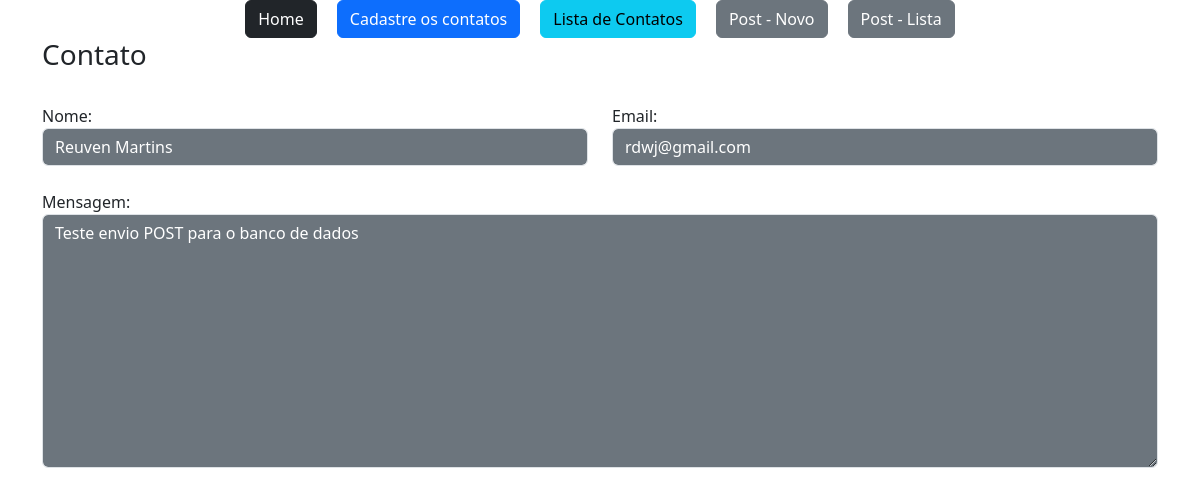
The app's page /contato/2 (signed in) with its own data.
### webpage/models.py (models this page shows)
class Contatos(db.Model):
    id = db.Column(db.Integer, primary_key=True)
    data_de_criacao = db.Column(db.DateTime, default=datetime.utcnow)
    nome = db.Column(db.String, nullable=True)
    email = db.Column(db.String, nullable=True)
    mensagem = db.Column(db.String, nullable=True)
    respondido = db.Column(db.Integer, default=0)

### webpage/views.py (the view)
@app.route('/contato/<int:id>')
@login_required
def contatoDetail(id):
    obj = Contatos.query.get(id)
    return render_template('contato_detail.html', obj= obj)

### webpage/models.py (called while the page is built)
@login_manager.user_loader
def load_user(user_id):
    return User.query.get(user_id)

### webpage/templates/contato_detail.html
{% extends "base.html" %}
{% block content %}
<div class="container ">
    {% include "nav.html" %}
    <div class='row md-4'>
        <h3>Contato</h3>
        <div class='col-md-6 mt-4'>
            Nome:
            <input type='text' value="{{obj.nome}}"class='form-control bg-secondary text-white' readonly>
        </div>
        <div class='col-md-6 mt-4'>
            Email:
            <input type='text' value="{{obj.email}}"class='form-control bg-secondary text-white' readonly>
        </div>
        <div class='col-12 mt-4'>
            Mensagem:
            <textarea type='text' rows='10' value=""class='form-control bg-secondary text-white' readonly>{{obj.mensagem}}</textarea>
        </div>
    </div>
</div>
{% endblock %}

### records on screen
Contatos: nome "Reuven Martins", email "rdwj@gmail.com", mensagem "Teste envio POST para o banco de dados"
